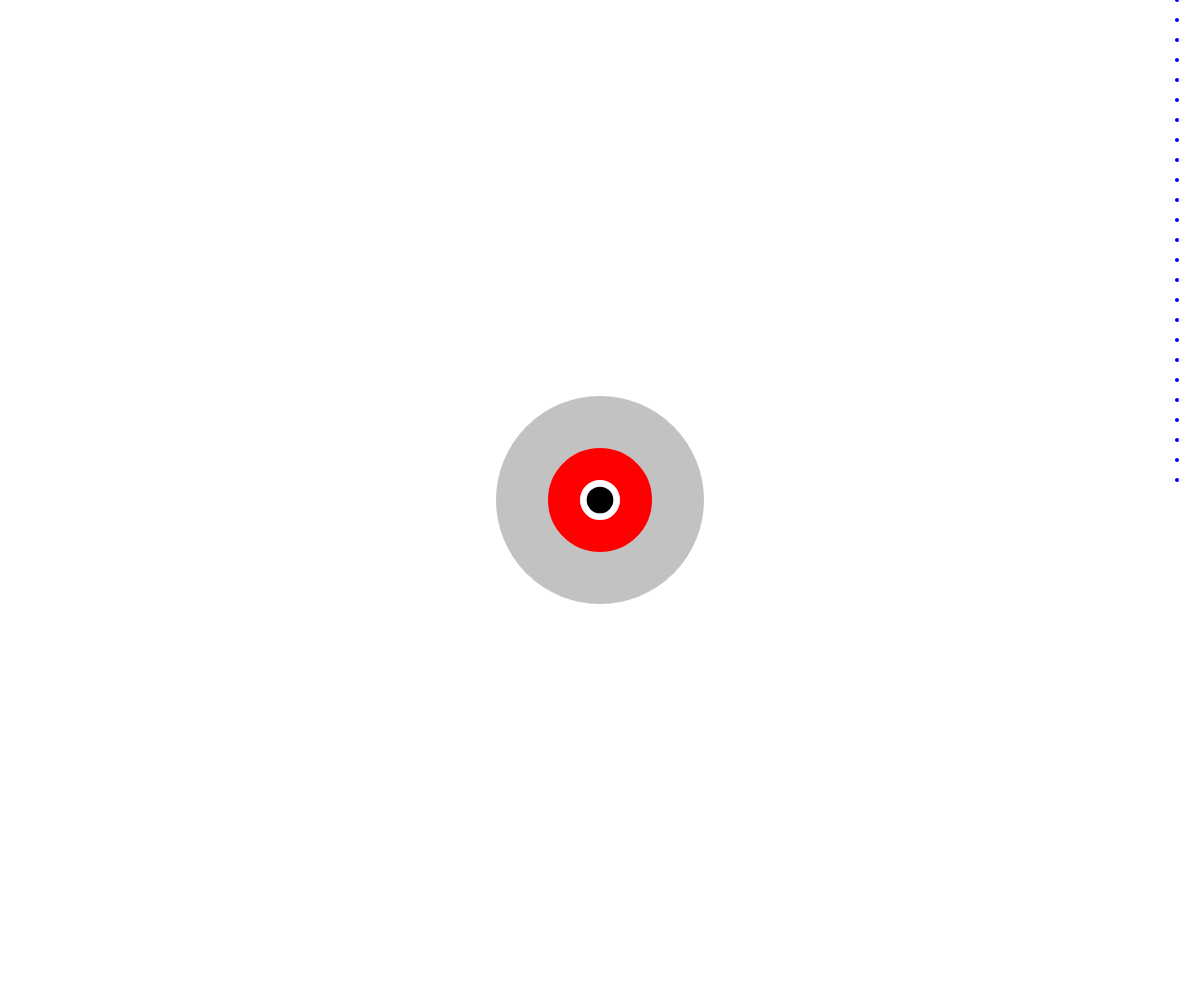
Frame 1 (no input)
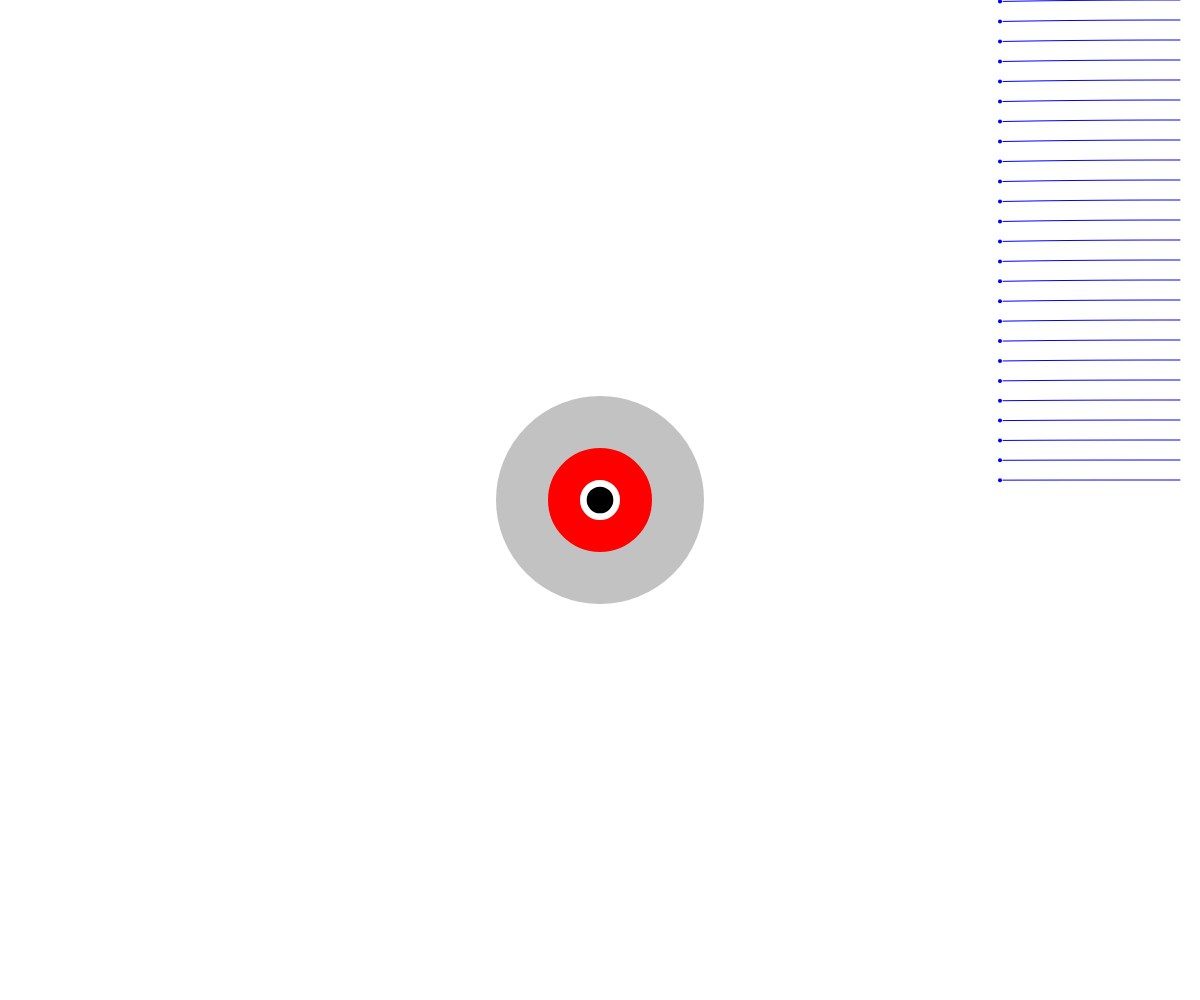
Frame 60 (no input)
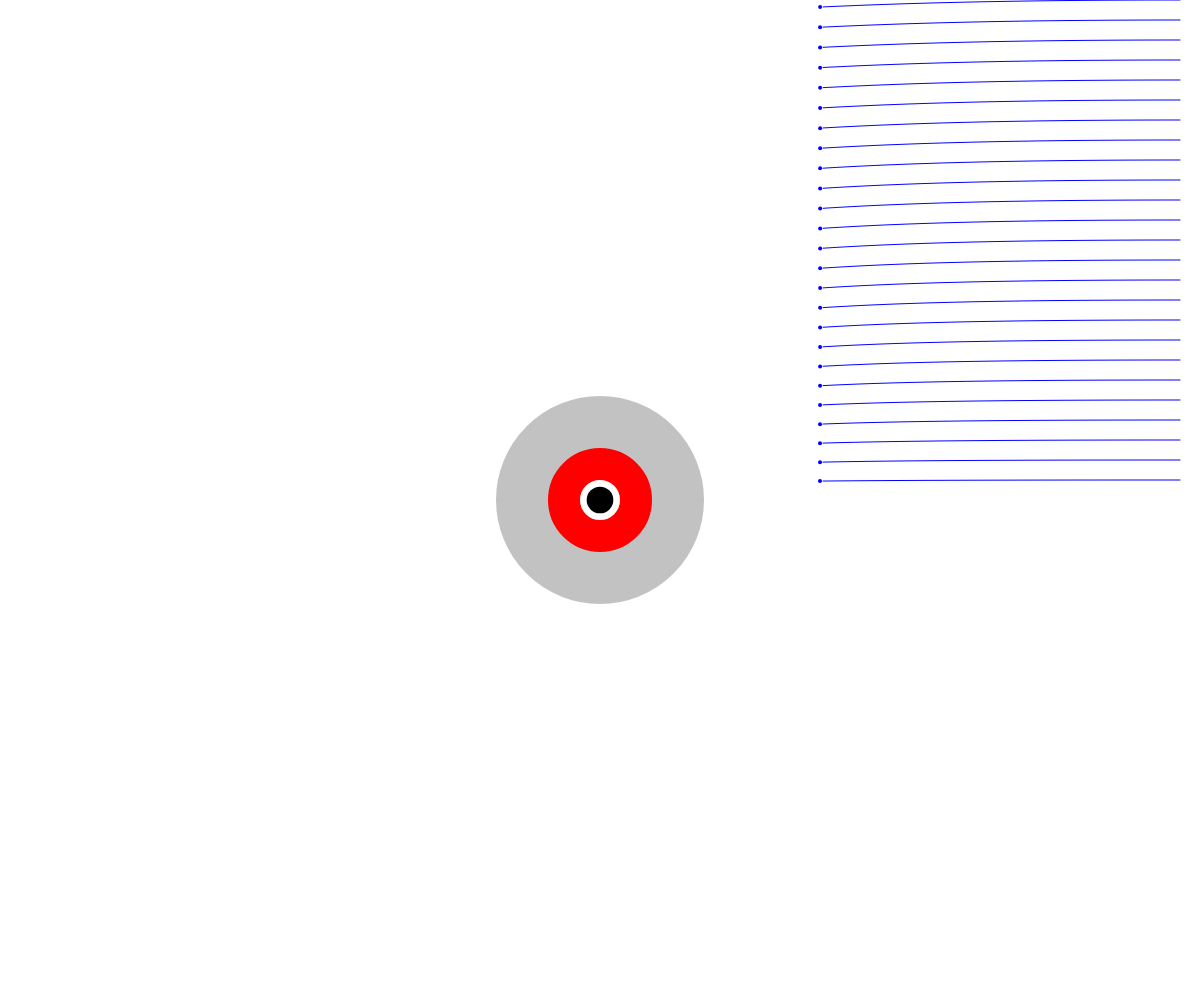
Frame 120 (the mouse pressed at the canvas centre since frame 60)

The p5.js sketch that drew these frames (run headless with seeded random() and noise() and a simulated clock; from frame 60 on, the mouse is pressed at the canvas centre):

// p5.js sketch
// ── sketch.js
const C = 30;
const G = 2;
const dt = 0.1;

let m87;

let particles = [];
let start, end;

function setup() {
  createCanvas(windowWidth, windowHeight);
  ellipseMode(RADIUS);
  m87 = new Blackhole(width / 2, height / 2, 3000);

  start = height / 2;
  end = height / 2 - m87.rs * 2.6;

  for (let y = 0; y < start; y += 20) {
    particles.push(new Photon(width - 20, y));
  }
}

function draw() {
  background(255);

  for (let p of particles) {
    m87.pull(p);
    p.update();
    p.show();
  }

  m87.show()
}
// ── blackhole.js
class Blackhole {
  constructor(x, y, m) {
    this.pos = createVector(x, y);
    this.mass = m;
    this.rs = 2 * G * this.mass / (C * C);
  }

  show() {
    fill(0);
    noStroke();
    circle(this.pos.x, this.pos.y, this.rs);

    noFill();
    stroke(100, 100);
    strokeWeight(64);
    circle(this.pos.x, this.pos.y, this.rs * 3 + 32);

    stroke(255, 0, 0);
    strokeWeight(32);
    circle(this.pos.x, this.pos.y, this.rs * 1.5 + 16);
  }

  pull(photon) {
    const force = p5.Vector.sub(this.pos, photon.pos);
    const r = force.mag();
    const fg = G * this.mass / (r * r);
    force.setMag(fg);
    photon.vel.add(force);
    photon.vel.limit(C);

    if (r < this.er) {
      photon.stop();
    }
  }
}
// ── photon.js
class Photon {
  constructor(x, y) {
    this.pos = createVector(x, y);
    this.vel = createVector(-C, 0);
    this.path = [];
    this.stopped = false;
  }

  update() {
    if (!this.stopped) {
      this.path.push(this.pos.copy());
      const deltav = this.vel.copy();
      deltav.mult(dt);
      this.pos.add(deltav);
    }

    if (this.path.length > 500) {
      this.path.splice(0, 1);
    }
  }

  show() {
    strokeWeight(4);
    stroke(0, 0, 255);
    point(this.pos.x, this.pos.y);

    strokeWeight(1);
    beginShape();
    for (let v of this.path) {
      vertex(v.x, v.y);
    }
    endShape();
  }

  stop() {
    this.stopped = true;
  }
}
